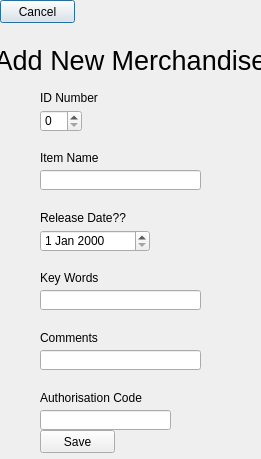
<?xml version="1.0" encoding="UTF-8"?>
<ui version="4.0">
 <class>Merchandise_Add</class>
 <widget class="QDialog" name="Merchandise_Add">
  <property name="geometry">
   <rect>
    <x>0</x>
    <y>0</y>
    <width>261</width>
    <height>459</height>
   </rect>
  </property>
  <property name="windowTitle">
   <string>Add Merchandise</string>
  </property>
  <widget class="QPushButton" name="AddMerchandise_BackButton">
   <property name="geometry">
    <rect>
     <x>0</x>
     <y>0</y>
     <width>75</width>
     <height>23</height>
    </rect>
   </property>
   <property name="text">
    <string>Cancel</string>
   </property>
  </widget>
  <widget class="QLineEdit" name="AddMerchandise_CommentsBox">
   <property name="geometry">
    <rect>
     <x>40</x>
     <y>350</y>
     <width>161</width>
     <height>20</height>
    </rect>
   </property>
  </widget>
  <widget class="QLabel" name="AddAlbum_NumberText">
   <property name="geometry">
    <rect>
     <x>40</x>
     <y>90</y>
     <width>161</width>
     <height>16</height>
    </rect>
   </property>
   <property name="text">
    <string>ID Number</string>
   </property>
  </widget>
  <widget class="QLineEdit" name="AddMerchandise_CodeBox">
   <property name="geometry">
    <rect>
     <x>40</x>
     <y>410</y>
     <width>131</width>
     <height>20</height>
    </rect>
   </property>
  </widget>
  <widget class="QLabel" name="AddAlbum_KeyWordsText">
   <property name="geometry">
    <rect>
     <x>40</x>
     <y>270</y>
     <width>111</width>
     <height>16</height>
    </rect>
   </property>
   <property name="text">
    <string>Key Words</string>
   </property>
  </widget>
  <widget class="QLabel" name="AddAlbum_DateText">
   <property name="geometry">
    <rect>
     <x>40</x>
     <y>210</y>
     <width>161</width>
     <height>16</height>
    </rect>
   </property>
   <property name="text">
    <string>Release Date??</string>
   </property>
  </widget>
  <widget class="QSpinBox" name="AddMerchandise_NumberBox">
   <property name="geometry">
    <rect>
     <x>40</x>
     <y>110</y>
     <width>42</width>
     <height>22</height>
    </rect>
   </property>
  </widget>
  <widget class="QLabel" name="AddMerchandise_KeyValidation">
   <property name="geometry">
    <rect>
     <x>100</x>
     <y>270</y>
     <width>151</width>
     <height>16</height>
    </rect>
   </property>
   <property name="text">
    <string/>
   </property>
  </widget>
  <widget class="QLabel" name="AddMerchandise_CodeValidation">
   <property name="geometry">
    <rect>
     <x>140</x>
     <y>390</y>
     <width>111</width>
     <height>16</height>
    </rect>
   </property>
   <property name="text">
    <string/>
   </property>
  </widget>
  <widget class="QLabel" name="AddAlbum_CommentsText">
   <property name="geometry">
    <rect>
     <x>40</x>
     <y>330</y>
     <width>161</width>
     <height>16</height>
    </rect>
   </property>
   <property name="text">
    <string>Comments</string>
   </property>
  </widget>
  <widget class="QDateEdit" name="AddAlbum_DateBox">
   <property name="geometry">
    <rect>
     <x>40</x>
     <y>230</y>
     <width>110</width>
     <height>22</height>
    </rect>
   </property>
  </widget>
  <widget class="QLabel" name="AddMerchandise_CommentsValidation">
   <property name="geometry">
    <rect>
     <x>100</x>
     <y>330</y>
     <width>151</width>
     <height>16</height>
    </rect>
   </property>
   <property name="text">
    <string/>
   </property>
  </widget>
  <widget class="QLabel" name="AddAlbum_TitleText">
   <property name="geometry">
    <rect>
     <x>40</x>
     <y>150</y>
     <width>161</width>
     <height>16</height>
    </rect>
   </property>
   <property name="text">
    <string>Item Name</string>
   </property>
  </widget>
  <widget class="QLabel" name="AddMerchandise_TitleValidation">
   <property name="geometry">
    <rect>
     <x>100</x>
     <y>150</y>
     <width>151</width>
     <height>16</height>
    </rect>
   </property>
   <property name="text">
    <string>&lt;html&gt;&lt;head/&gt;&lt;body&gt;&lt;p&gt;&lt;span style=&quot; color:#ff0000;&quot;/&gt;&lt;/p&gt;&lt;/body&gt;&lt;/html&gt;</string>
   </property>
  </widget>
  <widget class="QPushButton" name="AddMerchandise_CodeButton">
   <property name="geometry">
    <rect>
     <x>40</x>
     <y>430</y>
     <width>75</width>
     <height>23</height>
    </rect>
   </property>
   <property name="text">
    <string>Save</string>
   </property>
  </widget>
  <widget class="QLineEdit" name="AddMerchandise_KeyWordsBox">
   <property name="geometry">
    <rect>
     <x>40</x>
     <y>290</y>
     <width>161</width>
     <height>20</height>
    </rect>
   </property>
  </widget>
  <widget class="QLabel" name="AddAlbum_CodeText">
   <property name="geometry">
    <rect>
     <x>40</x>
     <y>390</y>
     <width>131</width>
     <height>16</height>
    </rect>
   </property>
   <property name="text">
    <string>Authorisation Code</string>
   </property>
  </widget>
  <widget class="QLabel" name="AddAlbum_MainText">
   <property name="geometry">
    <rect>
     <x>0</x>
     <y>50</y>
     <width>261</width>
     <height>20</height>
    </rect>
   </property>
   <property name="font">
    <font>
     <pointsize>20</pointsize>
    </font>
   </property>
   <property name="text">
    <string>Add New Merchandise</string>
   </property>
   <property name="alignment">
    <set>Qt::AlignCenter</set>
   </property>
  </widget>
  <widget class="QLineEdit" name="AddMerchandise_TitleBox">
   <property name="geometry">
    <rect>
     <x>40</x>
     <y>170</y>
     <width>161</width>
     <height>20</height>
    </rect>
   </property>
  </widget>
 </widget>
 <resources/>
 <connections>
  <connection>
   <sender>AddMerchandise_BackButton</sender>
   <signal>clicked()</signal>
   <receiver>Merchandise_Add</receiver>
   <slot>BackButton()</slot>
   <hints>
    <hint type="sourcelabel">
     <x>38</x>
     <y>11</y>
    </hint>
    <hint type="destinationlabel">
     <x>17</x>
     <y>458</y>
    </hint>
   </hints>
  </connection>
  <connection>
   <sender>AddMerchandise_CodeButton</sender>
   <signal>clicked()</signal>
   <receiver>Merchandise_Add</receiver>
   <slot>AddMerchandise()</slot>
   <hints>
    <hint type="sourcelabel">
     <x>102</x>
     <y>444</y>
    </hint>
    <hint type="destinationlabel">
     <x>109</x>
     <y>606</y>
    </hint>
   </hints>
  </connection>
 </connections>
 <slots>
  <slot>BackButton()</slot>
  <slot>AddMerchandise()</slot>
 </slots>
</ui>
